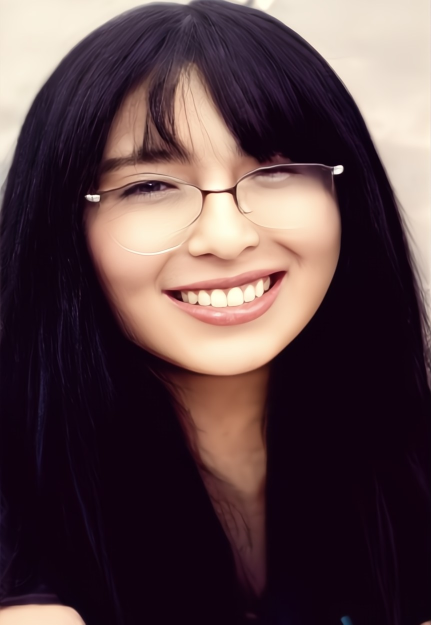
//> input picture THL.jpg, 862 x 1249 px (shown at 1/2 size)
$ ./MeanShiftSecuencial   (built with g++ and OpenCV 4)
//> lines starting //> are read from the running program, lines starting //| are printed output that depends on the picture
//=======================MEAN SHIFT CON MPI====================
//==============ALGORITMOS PARALELOS DISTRIBUIDOS===========
//============L. Fernando Cc.==============================
#include <chrono>               // Para medir el tiempo de ejecución
#include <iostream>             // Para imprimir en consola
#include <opencv2/opencv.hpp>   // Librería OpenCV para procesamiento de imágenes
#include <cmath>                // Para funciones matemáticas como sqrt

using namespace cv;
using namespace std;

// ==== Parámetros del algoritmo Mean Shift ====
const float hs = 8.0f;          // Radio espacial (tamaño del vecindario)
const float hr = 16.0f;         // Radio de color (distancia máxima en el espacio Lab)
const int maxIter = 5;          // Número máximo de iteraciones por píxel
const float tol_color = 0.3f;   // Tolerancia mínima de cambio en color
const float tol_spatial = 0.3f; // Tolerancia mínima de cambio en posición

// ==== Estructura para representar un punto en 5 dimensiones (espacio + color) ====
struct Point5D {
    float x, y, l, a, b;

    Point5D() : x(0), y(0), l(0), a(0), b(0) {}
    Point5D(float x_, float y_, float l_, float a_, float b_)
        : x(x_), y(y_), l(l_), a(a_), b(b_) {}

    // Distancia en el espacio de color (Lab)
    float colorDist(const Point5D& p) const {
        return sqrt((l - p.l) * (l - p.l) + (a - p.a) * (a - p.a) + (b - p.b) * (b - p.b));
    }

    // Distancia en el espacio espacial (x, y)
    float spatialDist(const Point5D& p) const {
        return sqrt((x - p.x) * (x - p.x) + (y - p.y) * (y - p.y));
    }

    // Suma de dos puntos 5D
    Point5D operator+(const Point5D& p) const {
        return Point5D(x + p.x, y + p.y, l + p.l, a + p.a, b + p.b);
    }

    // División de un punto 5D por un escalar (promedio)
    Point5D operator/(float val) const {
        return Point5D(x / val, y / val, l / val, a / val, b / val);
    }
};

// Convierte un píxel (i, j) de la imagen en un punto 5D en Lab
Point5D getPoint5D(int i, int j, const Mat& labImg) {
    Vec3b color = labImg.at<Vec3b>(i, j);
    return Point5D((float)j, (float)i,
        color[0] * 100.0f / 255.0f,   // Escalado de L
        (float)color[1] - 128.0f,     // Desplazamiento de a
        (float)color[2] - 128.0f);    // Desplazamiento de b
}

// === Algoritmo Mean Shift aplicado sobre la imagen en Lab ===
void applyMeanShift(Mat& labImg) {
    int rows = labImg.rows, cols = labImg.cols;

    // Recorre cada píxel de la imagen
    for (int y = 0; y < rows; ++y) {
        for (int x = 0; x < cols; ++x) {
            Point5D current = getPoint5D(y, x, labImg);  // Punto actual
            Point5D prev;

            int iter = 0;
            // Itera hasta que se cumpla el criterio de convergencia o el máximo de iteraciones
            do {
                prev = current;
                Point5D sum(0, 0, 0, 0, 0);  // Suma acumulada de puntos vecinos
                int count = 0;

                // Recorre vecindario definido por hs
                for (int j = -hs; j <= hs; ++j) {
                    for (int i = -hs; i <= hs; ++i) {
                        int nx = x + i;
                        int ny = y + j;

                        if (nx >= 0 && nx < cols && ny >= 0 && ny < rows) {
                            Point5D neighbor = getPoint5D(ny, nx, labImg);
                            if (current.spatialDist(neighbor) <= hs &&
                                current.colorDist(neighbor) <= hr) {
                                sum = sum + neighbor;
                                count++;
                            }
                        }
                    }
                }

                if (count > 0) {
                    current = sum / count;  // Nuevo centro
                }

                iter++;
            } while (current.colorDist(prev) > tol_color &&
                     current.spatialDist(prev) > tol_spatial &&
                     iter < maxIter);

            // Convertir de nuevo a formato Lab de OpenCV
            int l = static_cast<int>(current.l * 255.0f / 100.0f);
            int a = static_cast<int>(current.a + 128.0f);
            int b = static_cast<int>(current.b + 128.0f);
            labImg.at<Vec3b>(y, x) = Vec3b(saturate_cast<uchar>(l),
                                           saturate_cast<uchar>(a),
                                           saturate_cast<uchar>(b));
        }
    }
}

// === Función principal ===
int main() {
    // Cargar imagen original
    Mat Img = imread("C:/Users/LUIS FERNANDO/Pictures/arte/THL.jpg");
//> Img is the input picture: 1249 rows x 862 cols, CV_8UC3; mean B, G, R 70.2, 67.4, 88.5
    if (Img.empty()) {
        cerr << "Error: No se pudo abrir o encontrar la imagen 'THL.jpg'" << endl;
        return -1;
    }

    // Redimensionar imagen para pruebas
    resize(Img, Img, Size(256, 256), 0, 0, INTER_LINEAR);
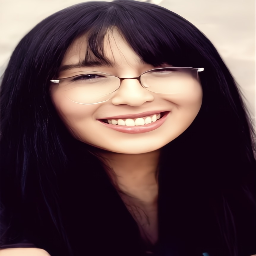
//> Img: 256 rows x 256 cols, CV_8UC3; mean B, G, R 70.2, 67.3, 88.4

    // Mostrar imagen original
    namedWindow("The Original Picture");
    imshow("The Original Picture", Img);

    // Medir tiempo de ejecución
    auto start = chrono::high_resolution_clock::now();

    // Convertir de BGR a Lab
    cvtColor(Img, Img, COLOR_BGR2Lab);
//> Img: 256 rows x 256 cols, CV_8UC3; mean of channels 0, 1, 2 73.7, 136.4, 129.7
    applyMeanShift(Img);  // Aplicar el algoritmo
//> after the loop in applyMeanShift, `for (int y = 0; y < rows; ++y)`: labImg: 256 rows x 256 cols, CV_8UC3; mean of channels 0, 1, 2 73.5, 135.2, 128.7

    auto end = chrono::high_resolution_clock::now();
    chrono::duration<double, milli> duration = end - start;
    cout << "Tiempo de ejecución: " << duration.count() << " ms" << endl;

    // Convertir de nuevo a BGR para mostrar
    cvtColor(Img, Img, COLOR_Lab2BGR);
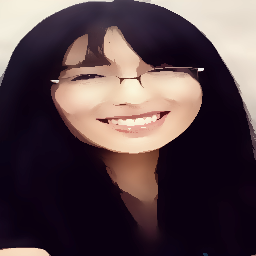
//> Img: 256 rows x 256 cols, CV_8UC3; mean B, G, R 71.8, 67.9, 85.6

    // Mostrar imagen resultante
    namedWindow("MS Picture");
    imshow("MS Picture", Img);

    waitKey(0);
    return 0;
}
